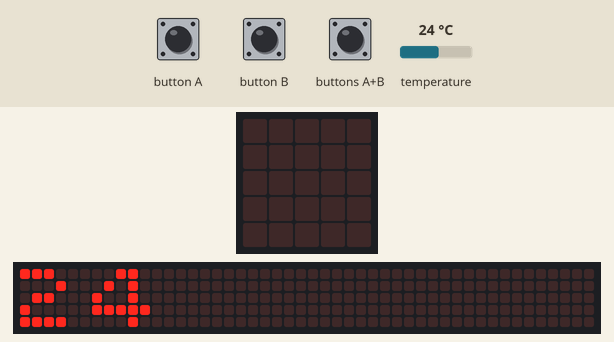
This program was run on a simulated BBC micro:bit (MakeCode). Parts: the board's 5×5 LED display, a strip that is not on the board, showing the scrolling text unrolled. Inputs (shaded band) come from the test bench; at power-on: temperature 24 °C. The 48×5 strip is a reading aid, not a part: it shows the text the display is scrolling, unrolled, one strip-width of it at a time.

Above: at 2.5 s.
4.0 s: buttons A+B pressed for 0.15 s
At 4.07 s:
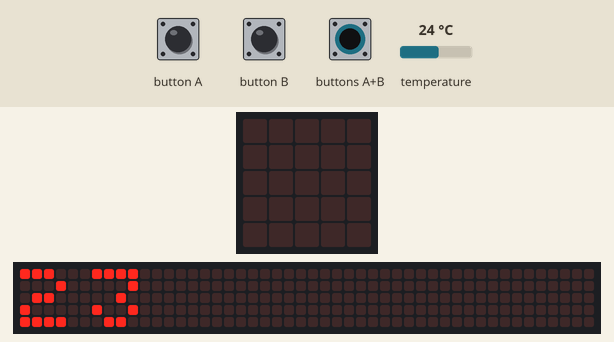
4.7 s: button A pressed for 3.2 s
At 7.17 s:
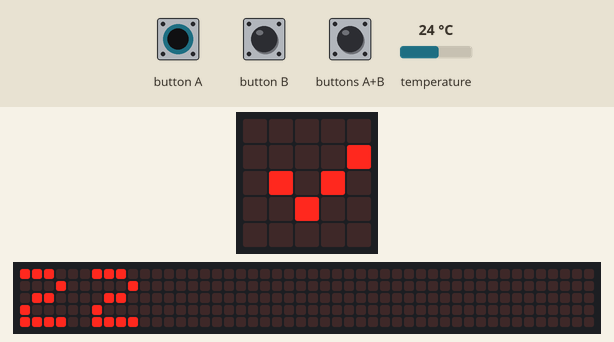
8.5 s: button B pressed for 3.2 s
At 10.27 s:
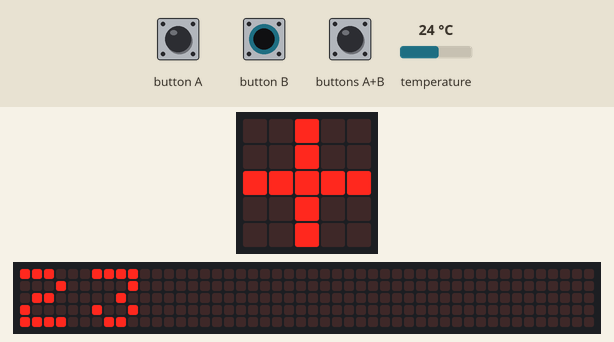
12.3 s: button A pressed for 1 s
At 13.37 s:
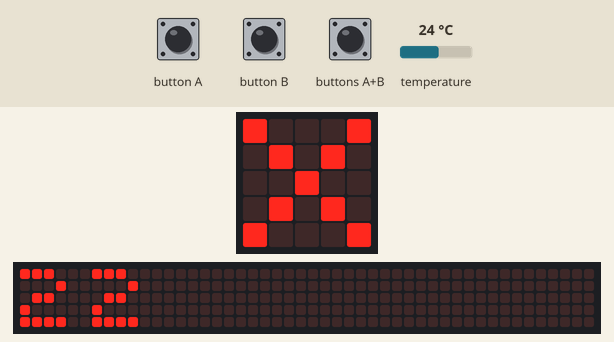
13.9 s: buttons A+B pressed for 3.2 s
At 16.47 s:
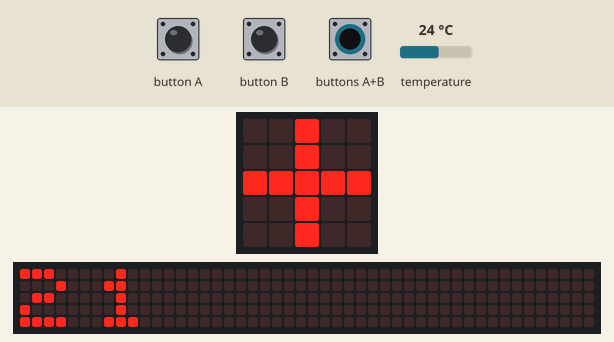

Measured:
- after the input at 4.0 s, the display: changes at once (image 1)
- after the input at 4.7 s, the display: first differs from a run without the input after 2.4 s (image 2)
- after the input at 8.5 s, the display: first differs from a run without the input after 1.7 s (image 3)
- after the input at 12.3 s, the display: first differs from a run without the input after 1.0 s (image 4)
- after the input at 13.9 s, the display: first differs from a run without the input after 2.5 s (image 5)

The program:

main.ts
```typescript
let Target_Temp = input.temperature()
basic.showString("" + (input.temperature()))
basic.forever(function () {
    if (input.buttonIsPressed(Button.A)) {
        Target_Temp = Target_Temp - 1
        basic.showString("" + (Target_Temp))
    } else if (input.buttonIsPressed(Button.B)) {
        Target_Temp = Target_Temp + 1
        basic.showString("" + (Target_Temp))
    }
})
basic.forever(function () {
    if (input.buttonIsPressed(Button.AB)) {
        basic.showLeds(`
            . . . . .
            . . . . #
            . # . # .
            . . # . .
            . . . . .
            `)
        basic.pause(150)
        if (input.temperature() > Target_Temp) {
            for (let index = 0; index < 3; index++) {
                basic.showLeds(`
                    . . # . .
                    . . # . .
                    # # # # #
                    . . # . .
                    . . # . .
                    `)
                basic.pause(50)
                basic.showLeds(`
                    # . . . #
                    . # . # .
                    . . # . .
                    . # . # .
                    # . . . #
                    `)
                basic.pause(50)
            }
        } else {
            basic.showIcon(IconNames.Heart)
        }
    }
})
```

test.ts
```typescript
// 在這裡測試；當此封包作為擴充功能時，將不會編譯此內容。
```
